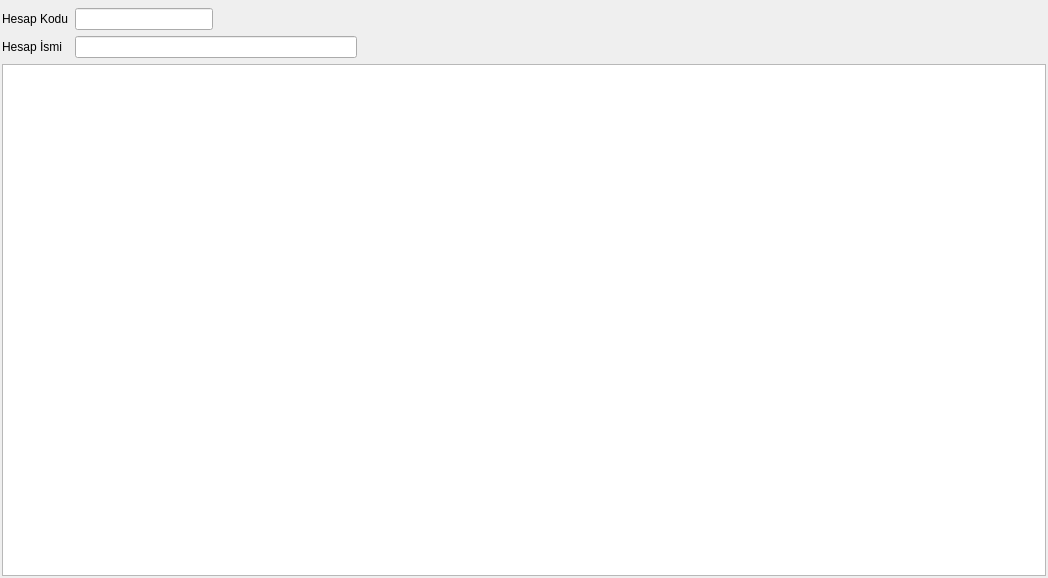
<?xml version="1.0" encoding="UTF-8"?>
<ui version="4.0">
 <class>MUH_HESAP_EKLEME_FISI</class>
 <widget class="QDialog" name="MUH_HESAP_EKLEME_FISI">
  <property name="geometry">
   <rect>
    <x>0</x>
    <y>0</y>
    <width>1048</width>
    <height>578</height>
   </rect>
  </property>
  <property name="sizePolicy">
   <sizepolicy hsizetype="Expanding" vsizetype="Expanding">
    <horstretch>0</horstretch>
    <verstretch>0</verstretch>
   </sizepolicy>
  </property>
  <property name="minimumSize">
   <size>
    <width>1000</width>
    <height>500</height>
   </size>
  </property>
  <property name="windowTitle">
   <string>Alt Hesap Ekle</string>
  </property>
  <layout class="QGridLayout" name="gridLayout_2" rowstretch="1,2,80" columnstretch="10,0">
   <property name="sizeConstraint">
    <enum>QLayout::SetNoConstraint</enum>
   </property>
   <property name="margin">
    <number>2</number>
   </property>
   <item row="2" column="0" colspan="2">
    <widget class="QTableWidget" name="tablewidget_alt_hesaplar"/>
   </item>
   <item row="0" column="0" colspan="2">
    <widget class="QWidget" name="navigation_button_widget" native="true">
     <property name="sizePolicy">
      <sizepolicy hsizetype="Expanding" vsizetype="Fixed">
       <horstretch>0</horstretch>
       <verstretch>0</verstretch>
      </sizepolicy>
     </property>
     <property name="maximumSize">
      <size>
       <width>16777215</width>
       <height>16777215</height>
      </size>
     </property>
    </widget>
   </item>
   <item row="1" column="0" colspan="2">
    <layout class="QGridLayout" name="gridLayout_3" rowstretch="1,1" columnstretch="1,10,10,50">
     <item row="0" column="0">
      <widget class="QLabel" name="label_hesap_kodu">
       <property name="sizePolicy">
        <sizepolicy hsizetype="Fixed" vsizetype="Fixed">
         <horstretch>0</horstretch>
         <verstretch>0</verstretch>
        </sizepolicy>
       </property>
       <property name="text">
        <string>Hesap Kodu</string>
       </property>
      </widget>
     </item>
     <item row="0" column="1">
      <widget class="QLineEdit" name="line_edit_hesap_kodu"/>
     </item>
     <item row="1" column="0">
      <widget class="QLabel" name="label_hesap_ismi">
       <property name="sizePolicy">
        <sizepolicy hsizetype="Fixed" vsizetype="Fixed">
         <horstretch>0</horstretch>
         <verstretch>0</verstretch>
        </sizepolicy>
       </property>
       <property name="text">
        <string>Hesap İsmi</string>
       </property>
      </widget>
     </item>
     <item row="1" column="1" colspan="2">
      <widget class="QLineEdit" name="lineEdit_hesap_ismi"/>
     </item>
     <item row="0" column="3">
      <spacer name="horizontalSpacer">
       <property name="orientation">
        <enum>Qt::Horizontal</enum>
       </property>
       <property name="sizeHint" stdset="0">
        <size>
         <width>40</width>
         <height>20</height>
        </size>
       </property>
      </spacer>
     </item>
     <item row="0" column="2">
      <spacer name="horizontalSpacer_2">
       <property name="orientation">
        <enum>Qt::Horizontal</enum>
       </property>
       <property name="sizeHint" stdset="0">
        <size>
         <width>40</width>
         <height>20</height>
        </size>
       </property>
      </spacer>
     </item>
    </layout>
   </item>
  </layout>
  <action name="action_satir_ekle">
   <property name="text">
    <string>Satır Ekle</string>
   </property>
  </action>
  <action name="action_satir_sil">
   <property name="text">
    <string>Satır Sil</string>
   </property>
  </action>
  <action name="action_satiri_tamamla">
   <property name="text">
    <string>Satiri Tamamla</string>
   </property>
   <property name="toolTip">
    <string>Satırdaki eksik bilgileri tamamlar.</string>
   </property>
   <property name="shortcut">
    <string>Ctrl+T</string>
   </property>
  </action>
 </widget>
 <tabstops>
  <tabstop>tablewidget_alt_hesaplar</tabstop>
 </tabstops>
 <resources/>
 <connections/>
</ui>
